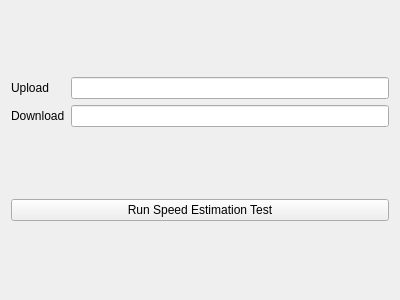
<ui version="4.0" >
 <class>netspeedwid</class>
 <widget class="QWidget" name="netspeedwid" >
  <property name="geometry" >
   <rect>
    <x>0</x>
    <y>0</y>
    <width>400</width>
    <height>300</height>
   </rect>
  </property>
  <property name="windowTitle" >
   <string>Form</string>
  </property>
  <layout class="QGridLayout" >
   <item row="0" column="0" >
    <layout class="QHBoxLayout" >
     <item>
      <layout class="QVBoxLayout" >
       <item>
        <widget class="QLabel" name="label_14" >
         <property name="text" >
          <string>Upload</string>
         </property>
         <property name="buddy" >
          <cstring>upload_speed</cstring>
         </property>
        </widget>
       </item>
       <item>
        <widget class="QLabel" name="label_15" >
         <property name="text" >
          <string>Download</string>
         </property>
         <property name="buddy" >
          <cstring>download_speed</cstring>
         </property>
        </widget>
       </item>
      </layout>
     </item>
     <item>
      <layout class="QVBoxLayout" >
       <item>
        <widget class="QLineEdit" name="upload_speed" />
       </item>
       <item>
        <widget class="QLineEdit" name="download_speed" >
         <property name="text" >
          <string/>
         </property>
        </widget>
       </item>
      </layout>
     </item>
    </layout>
   </item>
   <item row="1" column="0" >
    <widget class="QPushButton" name="run_bw_test_button" >
     <property name="text" >
      <string>Run Speed Estimation Test</string>
     </property>
    </widget>
   </item>
  </layout>
 </widget>
 <resources/>
 <connections/>
</ui>
